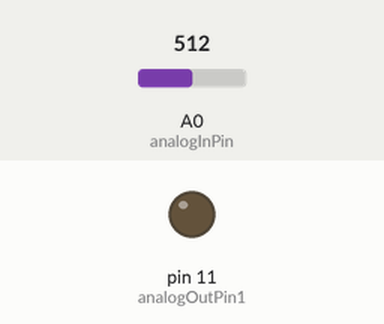
Bench run of a sketch on a simulated Arduino Uno, built with avr-gcc and run on an emulated ATmega328P. On the bench: output pins drawn as LEDs (lit = HIGH). The inputs (shaded band) are chosen by the test bench; at power-on: A0 (analogInPin) = 512. What the sketch prints to the serial monitor is not drawn.

Above: at 1.2 s.
1.3 s: A0 (analogInPin) set to 1023
At 1.9 s:
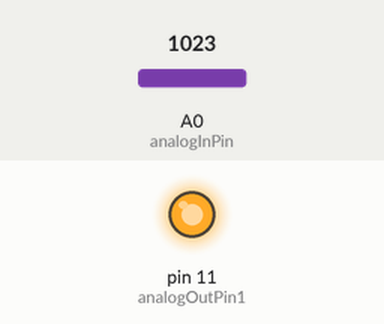
2.8 s: A0 (analogInPin) set to 1007
At 3.1 s:
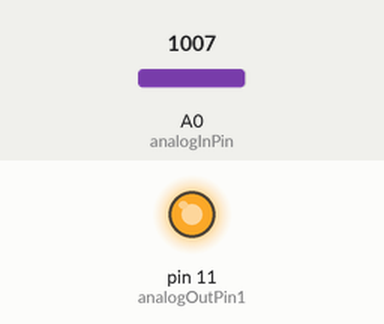
4.3 s: A0 (analogInPin) set to 716
At 5.4 s:
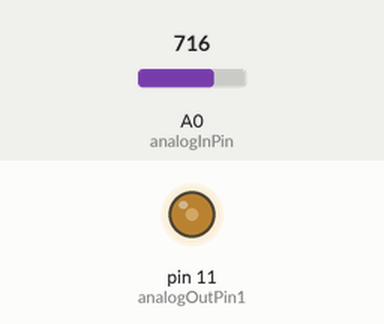
5.8 s: A0 (analogInPin) set to 245
At 6.6 s:
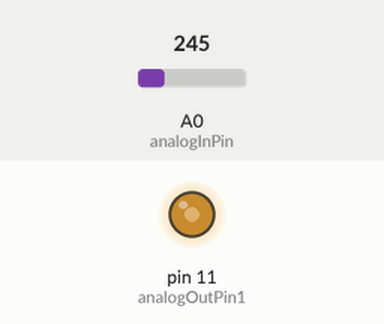
Timing chart, 0 to 8.3 s (numbered marks = the images above; inputs shaded):
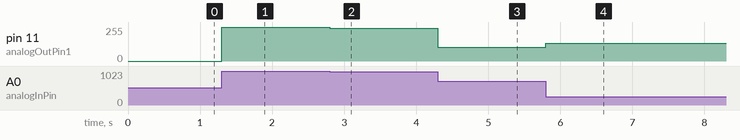

The sketch:

BasicSpeedDirectionControl.ino
```cpp
const int analogInPin=A0;
const int analogOutPin1=11;
const int analogOutPin2=9;
const int analogOutPin3=10;

int val = 0;
int val2 = 0;
int mag = 0;


void setup(){

Serial.begin(115200);
}

void loop(){

val = analogRead(analogInPin);
val2 = val-512;
mag = abs(val2/2);
if(mag>255){
  mag = 255;
}
else{
  mag = mag;
}

 if(val2<-20){
   digitalWrite(analogOutPin2,LOW);
   analogWrite(analogOutPin1,mag);
   digitalWrite(analogOutPin3,HIGH);
 }
 else if(val2>20){
   digitalWrite(analogOutPin3,LOW);
   analogWrite(analogOutPin1,mag);
   digitalWrite(analogOutPin2,HIGH);
 }

 else{
   digitalWrite(analogOutPin3,LOW);
   analogWrite(analogOutPin1,0);
   digitalWrite(analogOutPin2,LOW);
 }

 Serial.print(val);
 Serial.print("\t");
 Serial.println(mag);

 delay(2);
}
```

Measured:
- after the input at 1.3 s, pin 11 (analogOutPin1): 0/255 → 255/255 at once
- after the input at 2.8 s, pin 11 (analogOutPin1): 255/255 → 247/255 at once
- after the input at 4.3 s, pin 11 (analogOutPin1): 247/255 → 102/255 at once
- after the input at 5.8 s, pin 11 (analogOutPin1): 102/255 → 133/255 at once
